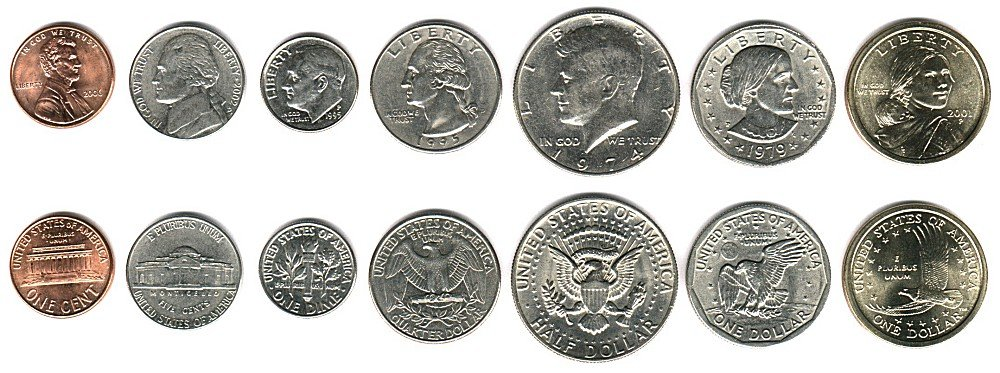
//> input picture experiments/hough-master/tryout/hough_circle/img/United_States_money_coins.jpg, 1000 x 373 px
$ ./main ../../../hough-master/tryout/hough_circle/img/United_States_money_coins.jpg   (built with g++ and OpenCV 4)
//> lines starting //> are read from the running program, lines starting //| are printed output that depends on the picture; after the words box and inside, x2 and y2 are one past the last pixel; in counts of white or black regions, pixels touching at a corner belong together
### experiments/simple experiments/segmentation/stdafx.h
// stdafx.h : include file for standard system include files,
// or project specific include files that are used frequently, but
// are changed infrequently
//
#ifndef STDAFX_H_
#define STDAFX_H_

#include <iostream>
#include <stdio.h>
#include <stdlib.h>
#include <string>
#include <map>
#include <vector>
#include <algorithm>
#include <queue>

using namespace std;
#include <cvaux.h>
#include <highgui.h>

using namespace cv;

typedef vector<string> vecS;
typedef vector<int> vecI;
typedef vector<float> vecF;
typedef vector<double> vecD;
typedef pair<double, int> CostIdx;
typedef pair<float, int> CostfIdx;

#include "Segmentation/segment-image.h"

template<typename T> inline T sqr(T x) { return x * x;}
template<class T> inline T vecDist3(const Vec<T, 3> &v1, const Vec<T, 3> &v2) {return sqrt(sqr(v1[0] - v2[0])+sqr(v1[1] - v2[1])+sqr(v1[2] - v2[2]));}
template<class T> inline T vecSqrDist3(const Vec<T, 3> &v1, const Vec<T, 3> &v2) {return sqr(v1[0] - v2[0])+sqr(v1[1] - v2[1])+sqr(v1[2] - v2[2]);}
template<class T1, class T2> inline void vecDiv (Vec<T1, 3> &v1, const T2 v2) {v1[0] /= v2; v1[1] /= v2; v1[2] /= v2; }
template<class T> inline T pntSqrDist(const Point_<T> &p1, const Point_<T> &p2) {return sqr(p1.x - p2.x) + sqr(p1.y - p2.y);}

#define CV_Assert_(expr, args) \
{\
	if(!(expr)) {\
	string msg = cv::format args; \
	CmLog::LogError("%s in %s:%d\n", msg.c_str(), __FILE__, __LINE__); \
	cv::error(cv::Exception(CV_StsAssert, msg, __FUNCTION__, __FILE__, __LINE__) ); }\
}

#endif

### experiments/simple experiments/segmentation/ObjectSegmentation.h
#ifndef OBJECT_SEGMENTATION_H_
#define OBJECT_SEGMENTATION_H_

#include "stdafx.h"

#define BINARY_THRESHOLD 255 * 0.8
#define MIN_FGD_THRESHOLD 		200
#define MIN_PR_BGD_THRESHOLD 	20

struct ObjectSegmentation {

	static void getSegmentationMask(Mat& image, Mat& mask);
	static Mat GetHC(const Mat &img3f);

	// Region Contrast
	static Mat GetRC(const Mat &img3f);
	static Mat GetRC(const Mat &img3f, double sigmaDist, double segK, int segMinSize, double segSigma);

private:
	static void getBinaryImage(const Mat& saliency, Mat& binary, Point& center, Point& center2, Rect& rect);
	static void GetHC(const Mat &binColor3f, const Mat &weights1f, Mat &colorSaliency);
 	static void SmoothSaliency(const Mat &binColor3f, Mat &sal1d, float delta, const vector<vector<CostfIdx> > &similar);
 	static int Quantize(const Mat& img3f, Mat &idx1i, Mat &_color3f, Mat &_colorNum, double ratio = 0.95);

	struct Region{
		Region() { pixNum = 0;}
		int pixNum;  // Number of pixels
		vector<CostfIdx> freIdx;  // Frequency of each color and its index
		Point2d centroid;
	};
	static void BuildRegions(const Mat& regIdx1i, vector<Region> &regs, const Mat &colorIdx1i, int colorNum);
	static void RegionContrast(const vector<Region> &regs, const Mat &color3fv, Mat& regSal1d, double sigmaDist);
};

#endif

### experiments/simple experiments/image balance/test4/ObjectSegmentation.h
#ifndef OBJECT_SEGMENTATION_H_
#define OBJECT_SEGMENTATION_H_

#include "stdafx.h"


#define BINARY_THRESHOLD 255 * 0.8
#define MIN_FGD_THRESHOLD 		200
#define MIN_PR_BGD_THRESHOLD 	20

struct ObjectSegmentation {

	static void getSegmentationMask(const Mat& image, Mat& mask);
	static Mat GetHC(const Mat &img3f);

	// Region Contrast
	static Mat GetRC(const Mat &img3f);
	static Mat GetRC(const Mat &img3f, double sigmaDist, double segK, int segMinSize, double segSigma);

private:
	static void getBinaryImage(const Mat& saliency, Mat& binary, Point& center, Rect& rect);
	static void GetHC(const Mat &binColor3f, const Mat &weights1f, Mat &colorSaliency);
 	static void SmoothSaliency(const Mat &binColor3f, Mat &sal1d, float delta, const vector<vector<CostfIdx> > &similar);
 	static int Quantize(const Mat& img3f, Mat &idx1i, Mat &_color3f, Mat &_colorNum, double ratio = 0.95);

	struct Region{
		Region() { pixNum = 0;}
		int pixNum;  // Number of pixels
		vector<CostfIdx> freIdx;  // Frequency of each color and its index
		Point2d centroid;
	};
	static void BuildRegions(const Mat& regIdx1i, vector<Region> &regs, const Mat &colorIdx1i, int colorNum);
	static void RegionContrast(const vector<Region> &regs, const Mat &color3fv, Mat& regSal1d, double sigmaDist);
};

#endif

### experiments/simple experiments/image balance/test9/FastSymmetryDetector.h
/**
 Based on algorithm from:
 1. Real Time Object Tracking using Reflectional Symmetry and Motion
 Wai Ho Li and Lindsay Kleeman
 Intelligent Robotics Research Centre Department of Electrical and Computer Systems Engineering Monash University, Clayton, Victoria 3800, Australia
 { Wai.Li, Lindsay.Kleeman } @eng.monash.edu.au

 2. Fast Global Reflectional Symmetry Detection for Robotic Grasping and Visual Tracking
 Wai Ho Li, Alan M. Zhang and Lindsay Kleeman
 Centre for Perceptive and Intelligent Machines in Complex Environments: Intelligent Robotics
 Monash University, Clayton
 Melbourne, Australia
 {Wai.Li, Alan.Zhang, Lindsay.Kleeman}@eng.monash.edu.au

**/

//
//  FastSymmetryDetector.h
//  FSD
//
//  Created by Saburo Okita on 02/05/14.
//  Copyright (c) 2014 Saburo Okita. All rights reserved.
//


#ifndef __FSD__FastSymmetryDetector__
#define __FSD__FastSymmetryDetector__

#include <iostream>
#include <cvaux.h>
#include <highgui.h>
#include <opencv2/opencv.hpp>
#include <tbb/tbb.h>

using namespace std;
using namespace cv;


class FastSymmetryDetector {
public:
    FastSymmetryDetector( const Size image_size, const Size hough_size, const int rot_resolution = 1 );
    void vote( Mat& image, int min_pair_dist, int max_pair_dist  );
    inline void rotateEdges( vector<Point2f>& edges, int theta );

    Mat getAccumulationMatrix( float thresh = 0.0 );

    vector<pair<Point, Point> > getResult( int no_of_peaks, float threshold = -1.0f );
    pair<Point, Point> getLine( float rho, float theta );

private:
    vector<Mat> rotMatrices;
    Mat rotEdges;
    vector<float*> reRows;
    Mat accum;

    Size imageSize;
    Point2f center;
    float diagonal;
    int rhoDivision;
    int rhoMax;
    int thetaMax;
};

#endif /* defined(__FSD__FastSymmetryDetector__) */

### experiments/simple experiments/image balance/test9/FastSymmetryDetector.cpp
//
//  FastSymmetryDetector.cpp
//  FSD
//
//  Created by Saburo Okita on 02/05/14.
//  Copyright (c) 2014 Saburo Okita. All rights reserved.
//

#include "FastSymmetryDetector.h"

#define within( val, bottom, top ) ( val > bottom && val < top )

FastSymmetryDetector::FastSymmetryDetector( const Size image_size, const Size hough_size, const int rot_resolution ) {
    this->imageSize     = image_size;
    this->center        = Point2f( imageSize.width - 1.0, imageSize.height - 1.0 ) * 0.5;
    this->diagonal      = hypotf( imageSize.width, imageSize.height );
    this->rhoDivision   = diagonal;
    this->rhoMax        = hough_size.width;
    this->thetaMax      = hough_size.height;

    // rotMatrices, 180 matrizes de rotação para cada angulo de rho
    rotMatrices.resize( thetaMax, Mat(2, 2, CV_32FC1) );

    float thetaIncDeg = 180.0f / thetaMax;
    float half_theta_max = thetaMax * 0.5f;

    /* Pre calculate rotation matrices from -90 deg to 90 deg (actually to 89 deg) */
    for( int t = 0; t < thetaMax; t++ ){
        double angle = thetaIncDeg * ( t - half_theta_max );
        Mat rotation = getRotationMatrix2D( Point2f(0.0, 0.0), angle, 1.0);

        rotation.convertTo( rotation, CV_32FC1 );

        rotMatrices[t] = Mat( rotation, Rect(0, 0, 2, 2) );
        rotMatrices[t].row(0) *= 0.5;
    }
    accum       = Mat::zeros( thetaMax + 2, rhoMax, CV_32FC1 );
    rotEdges    = Mat::zeros( rhoDivision, diagonal, CV_32FC1 );
    reRows.resize( rhoDivision );
}

/**
 * Rotate each edge for a given theta, and append them into rotated edges matrix
 */
void FastSymmetryDetector::rotateEdges( vector<Point2f>& edges, int theta ) {
    /* Get the cos and sin values from our pre-calculated rotation matrices */
    float r0 = rotMatrices[theta].at<float>(0, 0);
    float r1 = rotMatrices[theta].at<float>(0, 1);
    float r2 = rotMatrices[theta].at<float>(1, 0);
    float r3 = rotMatrices[theta].at<float>(1, 1);

    /* Reset our row pointers to start of each row in rotated edges matrix */
    for( int i = 0; i < rhoDivision; i++ )
        reRows[i] = rotEdges.ptr<float>(i);

    float half_diag = cvRound(diagonal) * 0.5;
    float fourth_rho = rhoMax * 0.25;

    /* Now append the corresponding rho values of the rotated edges ot rotated edges matrix */
    for( Point2f& edge: edges ) {
        int rho = r2 * edge.x + r3 * edge.y + half_diag;
        *(reRows[rho]++) = r0 * edge.x + r1 * edge.y + fourth_rho;
    }
}

/**
 * Create the hough accumulation matrix, and vote for each pair of symmetrical edges
 */
void FastSymmetryDetector::vote( Mat& image, int min_pair_dist, int max_pair_dist ) {
    float min_dist = min_pair_dist * 0.5;
    float max_dist = max_pair_dist * 0.5;

    /* Make sure that we reset the accumulation matrix and rotated edges matrix */
    accum    = Scalar::all(0);
    rotEdges = Scalar::all(0);

    /* Find all the pixels of the edges */
    vector<Point> temp_edges;
    findNonZero( image, temp_edges );

    /* Translate them in relation to center of the image */
    vector<Point2f> edges;
    for( Point point: temp_edges )
        edges.push_back( Point2f( point.x - center.x, point.y - center.y ) );

    /* For each degree of rotation */
    for( int t = 0; t < thetaMax; t++ ) {
        float * accum_ptr = accum.ptr<float>(t);

        /* Rotate edge to that degree */
        rotateEdges( edges, t );

        for( int i = 0; i < rhoDivision; i++ ) {
            float * col_start   = rotEdges.ptr<float>(i);
            float * col_end     = reRows[i];

            /* Ignore edges that have smaller number of pairings */
            if( (col_end - col_start) <= 1 ) {
                continue;
            }

            /* Vote for Hough matrix */
            for( float * x0 = col_start; x0 != col_end - 1; x0++ ) {
                for( float * x1 = x0 + 1; x1 != col_end; x1++ ) {
                    float dist = fabs( *x1 - *x0 );

                    if( !within(dist, min_dist, max_dist) )
                        break;

                    int rho_index = static_cast<int>(*x0 + *x1);
                    accum_ptr[rho_index]++;
                }
            }
        }
    }
}


/**
 * Retrieve the accumulation matrix
 */
Mat FastSymmetryDetector::getAccumulationMatrix( float thresh ) {
    Mat thresholded;
    accum.copyTo( thresholded, accum >= thresh );
    return thresholded.t();
}


/**
 * Find the lines that fit the symmetrical object from the calculated Hough accumulation matrix
 **/
vector<pair<Point, Point> > FastSymmetryDetector::getResult(int no_of_peaks, float threshold ) {
    vector<pair<Point, Point> > result;

    /* Make sure that we have appropriate peaks */
    no_of_peaks = MAX( 0, no_of_peaks );

    /* Pre-set the size of the neighbors */
    int rho_neighbors   = rhoMax / 20.0f,
        theta_neighbors = thetaMax / 20.0f;

    /* Create a mask to avoid searching peaks around the padding, and for everything that's below the specified
     threshold */
    Mat mask( accum.size(), CV_8UC1, Scalar(255) );
    mask.row(0)             = Scalar(0);
    mask.row(mask.rows - 1) = Scalar(0);
    mask = mask & (accum >= threshold);

    Mat temp = accum.clone();


    for( int peak = 0; peak < no_of_peaks; peak++ ) {
        /* Find the peak from the Hough accumulation matrix */
        double max_val;
        Point max_loc;
        minMaxLoc( temp, NULL, &max_val, NULL, &max_loc, mask );

        int rho_index   = max_loc.x;
        int theta_index = max_loc.y;

        if( !within(rho_index, 0, rhoMax - 1))
            break;

        if( !within(theta_index, 0, thetaMax))
            break;

        /* Convert from Hough space back to x-y space */
        result.push_back( getLine(rho_index, theta_index ));

        /* Try to zero out the peak and the neighborhood of the peak, so that */
        /* we can move on to find the second highest peak */
        int r0 = MAX( 0, rho_index - rho_neighbors );
        int r1 = MIN( rhoMax - 1, rho_index + rho_neighbors );
        int t0 = theta_index - theta_neighbors;
        int t1 = theta_index + theta_neighbors;

        if( t0 <= 0 || t1 >= thetaMax + 1 ) {
            /* Handles the edge case that wraps around the matrix */
            Rect neighbor_1, neighbor_2;
            if( t0 <= 0 ) {
                neighbor_1 = Rect( r0, 0, r1 - r0, t1 );
                r1 = rhoDivision - r1;
                neighbor_2 = Rect( r1, t0 + thetaMax - 1, r1 - r0, thetaMax + 1 );
            }

            if( t1 >= thetaMax + 1 ) {
                neighbor_1 = Rect( r0, t0, r1 - r0, thetaMax + 1 );
                neighbor_2 = Rect( r0, 0, r1 - r0, t1 - (thetaMax + 1) );
            }

            rectangle( temp, neighbor_1, Scalar(0), CV_FILLED );
            rectangle( temp, neighbor_2, Scalar(0), CV_FILLED );
        }
        else {
            rectangle( temp, Rect(r0, t0, r1 - r0, t1 - t0), Scalar(0), CV_FILLED );
        }
    }


    return result;
}


/**
 * Return a pair of points that describe the line based on the given
 * rho and theta in the Hough space
 */
pair<Point, Point> FastSymmetryDetector::getLine( float rho_index, float theta_index ) {
    float half_rho_max   = rhoMax * 0.5f;
    float half_theta_max = thetaMax * 0.5f;

    float rho   = (rho_index - half_rho_max + 0.5f) * (diagonal / (rhoMax - 1.0f));
    float theta = (theta_index - half_theta_max - 1.0f) * (M_PI / thetaMax);

    float cos_theta = cosf( theta );
    float sin_theta = sinf( theta );

    float x_r = center.x + rho * cos_theta;
    float y_r = center.y + rho * sin_theta;

    vector<float> d(4, std::numeric_limits<float>::max());
    if( sin_theta != 0.0 ) {
        d[0] = x_r / sin_theta;
        d[1] = (x_r - imageSize.width + 1) / sin_theta;
    }
    if( cos_theta != 0.0 ) {
        d[2] = -y_r / cos_theta;
        d[3] = (imageSize.height - 1 - y_r) / cos_theta;
    }

    float min_d = std::numeric_limits<float>::max();
    for( float val : d ) {
        if (val > 0)
            min_d = MIN( min_d, val );
    }

    Point p0( -min_d * sin_theta + x_r, min_d * cos_theta + y_r );

    d.assign(4, std::numeric_limits<float>::max());
    if( sin_theta != 0.0 ) {
        d[0] = -x_r / sin_theta;
        d[1] = (imageSize.width - x_r - 1) / sin_theta;
    }
    if( cos_theta != 0.0 ) {
        d[2] = y_r / cos_theta;
        d[3] = (1 + y_r - imageSize.height) / cos_theta;
    }
    min_d = std::numeric_limits<float>::max();
    for( float val : d ) {
        if (val > 0)
            min_d = MIN( min_d, val );
    }

    Point p1( min_d * sin_theta + x_r, -min_d * cos_theta + y_r );

    return pair<Point, Point> { p0, p1, };
}

### experiments/simple experiments/image balance/test9/main.cpp
//
//  main.cpp
//  FSD
//
//  Created by Saburo Okita on 02/05/14.
//  Copyright (c) 2014 Saburo Okita. All rights reserved.
//

#include <opencv/cv.h>
#include <opencv/highgui.h>
#include <iostream>

#include <tbb/tbb.h>
#include "FastSymmetryDetector.h"

#include "ObjectSegmentation.h"


using namespace std;
using namespace cv;

string filename = "/home/helder/flickr/symmetry/14392340540.jpg";

static Point accumIndex(-1, -1);
static void onMouse( int event, int x, int y, int, void * data );

int clusterCount = 2;

vector<Point> centers;
map<int,int> countClusters(Mat& image, Mat& mask);
void getBinaryImage(const Mat& saliency, Mat& binary, Point& center, Rect& rect);
void getSegmentationMask(const Mat& image, Mat& mask);
int getCenterMass(const Mat& img);
vector<int> divideRegions(Mat& image);
void putTextCount(int x, int y, Mat& img, int val);
void sideWeight(Mat& image, Mat& canny, pair<Point, Point> symmetryLine);
void getDivisoryMask(const Mat& image, pair<Point,Point> symmetryLine, Mat& leftMask, Mat& rightMask, int& leftCount, int& rightCount);
void countNonZeros(const Mat& canny, const Mat& mask);
vector<Point> generateClusters(Mat& image, Mat& clustered);

void testImage();
void testVideo();

int main(int argc, const char * argv[]) {
    filename = argv[1];
    testImage();
//    testVideo();

    return 0;
}

/**
 * Test using the scene captured from the webcam video
 */
// [78 lines left out: function testVideo, not called in this run]


/*
 * Test on given image
 */
void testImage() {
    namedWindow("");
    moveWindow("", 0, 0);

    Mat frame = imread( filename.c_str(), 1);
//> frame is the input picture: 373 rows x 1000 cols, CV_8UC3; mean B, G, R 180.5, 186.2, 188.1
    /* Determine the shape of Hough accumulationmatrix */
    float rho_divs   = hypotf( frame.rows, frame.cols ) + 1;
    float theta_divs = 180.0;

    FastSymmetryDetector detector( frame.size(), Size(rho_divs, theta_divs), 1 );


    Rect region( 0, frame.rows, theta_divs * 2.0, rho_divs * 0.5 );
    setMouseCallback( "", onMouse, static_cast<void*>( &region ) );
    Mat temp, edge;

    /* Adjustable parameters, depending on the scene condition */
    int canny_thresh_1 = 30;
    int canny_thresh_2 = 90;
    int min_pair_dist  = 25;
    int max_pair_dist  = 500;
    int no_of_peaks    = 3;

    createTrackbar( "canny_thresh_1", "", &canny_thresh_1, 500 );
    createTrackbar( "canny_thresh_2", "", &canny_thresh_2, 500 );
    createTrackbar( "min_pair_dist", "", &min_pair_dist, 500 );
    createTrackbar( "max_pair_dist", "", &max_pair_dist, 500 );
    createTrackbar( "no_of_peaks", "", &no_of_peaks, 10 );

    while( true ) {
        temp = frame.clone();

        /* Find the edges */
        cvtColor( temp, edge, CV_BGR2GRAY );
        Canny( edge, edge, canny_thresh_1, canny_thresh_2 );
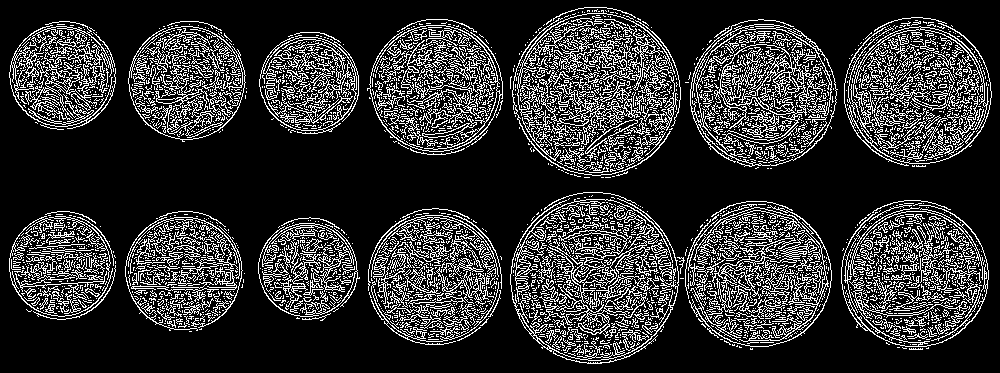
//> edge: 373 rows x 1000 cols, CV_8UC1; 19.5% white in thin lines or dots

        /* Vote for the accumulation matrix */
        detector.vote( edge, min_pair_dist, max_pair_dist );
//> in vote, `findNonZero( image, temp_edges );`: temp_edges = 72728 items
//> the loop in vote, `for( Point point: temp_edges )` made 72728 passes
//> point on passes 1 to 3: Point(584, 7), Point(585, 7), Point(586, 7)
//> after the loop in vote, `for( int t = 0; t < thetaMax; t++ )`:
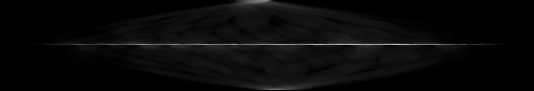
//> accum: 182 rows x 1068 cols, CV_32FC1 (shown at 1/2 size); min 0, max 1222, mean 45; drawn with min black and max white

        /* Draw the symmetrical line */
        vector<pair<Point, Point> > result = detector.getResult( no_of_peaks );
//> in getResult, `mask = mask & (accum >= threshold);`:
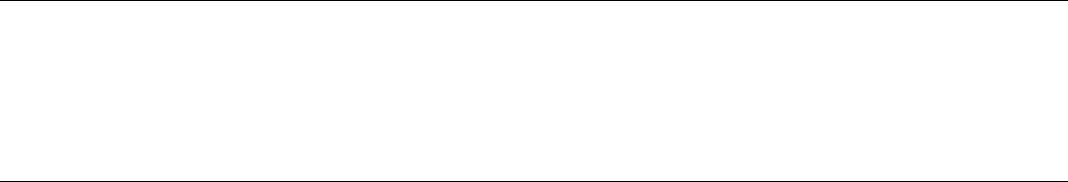
//> mask: 182 rows x 1068 cols, CV_8UC1; 98.9% white; black in thin lines or dots
//> the loop in getResult, `for( int peak = 0; peak < no_of_peaks; peak++ )` made 3 passes
//> (max_val, max_loc, rho_index, rho in getLine, x_r in getLine, y_r in getLine, p0 in getLine, p1 in getLine) on passes 1 to 3: (1222, Point(786, 88), 786, 252.6, 751.7, 172.8, Point(762, 372), Point(742, 0)), (1199, Point(708, 88), 708, 174.5, 673.8, 176.9, Point(684, 372), Point(664, 0)), (1106, Point(634, 88), 634, 100.5, 599.9, 180.7, Point(609, 372), Point(590, 0))
//> after the loop in getResult, `for( int peak = 0; peak < no_of_peaks; peak++ )`:
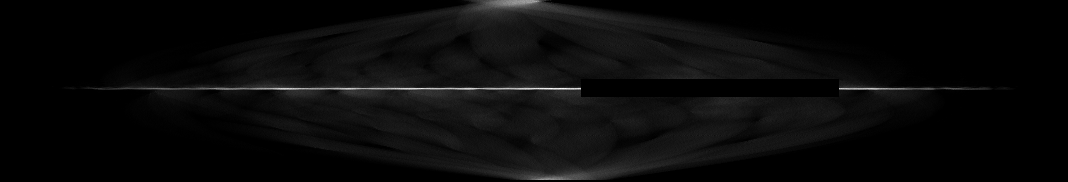
//> temp: 182 rows x 1068 cols, CV_32FC1; 2.39% of pixels changed, all inside (x1, y1, x2, y2) = (581, 79, 839, 97); drawn with min black and max white
//> result = 3 items
        Point mean1, mean2;
        int i = 0;
        for( auto point_pair: result ) {
            if (i == 0) {
                line(temp, point_pair.first, point_pair.second, Scalar(255, 0, 0), 3);
                i++;
            } else {
                line(temp, point_pair.first, point_pair.second, Scalar(0, 0, 255), 3);
            }
            mean1.x += point_pair.first.x;
            mean1.y += point_pair.first.y;
            mean2.x += point_pair.second.x;
            mean2.y += point_pair.second.y;
        }
//> this loop made 3 passes
//> i on pass 1: 1
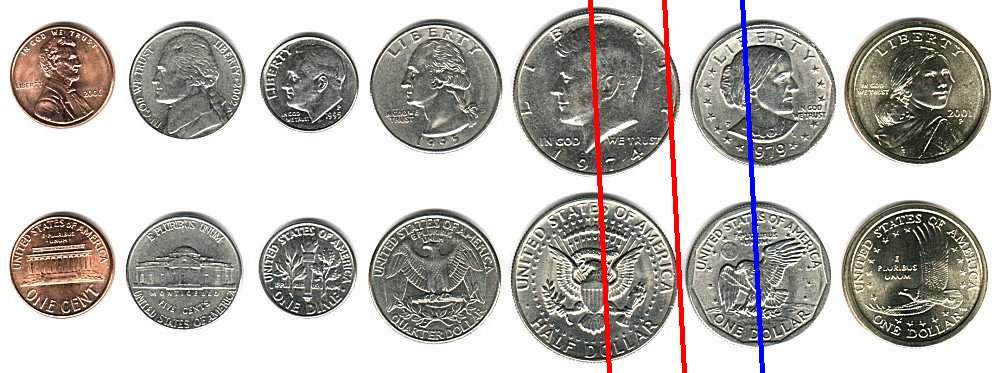
//> temp: 373 rows x 1000 cols, CV_8UC3; 1.5% of pixels changed, all inside (x1, y1, x2, y2) = (588, 0, 765, 373)
//> after the loop, i = 1
        mean1.x /= no_of_peaks;
//> mean1 = Point(685, 1116)
        mean1.y /= no_of_peaks;
//> mean1 = Point(685, 372)
        mean2.x /= no_of_peaks;
//> mean2 = Point(665, 0)
        mean2.y /= no_of_peaks;
        line(temp, mean1, mean2, Scalar(0, 255, 255), 3);
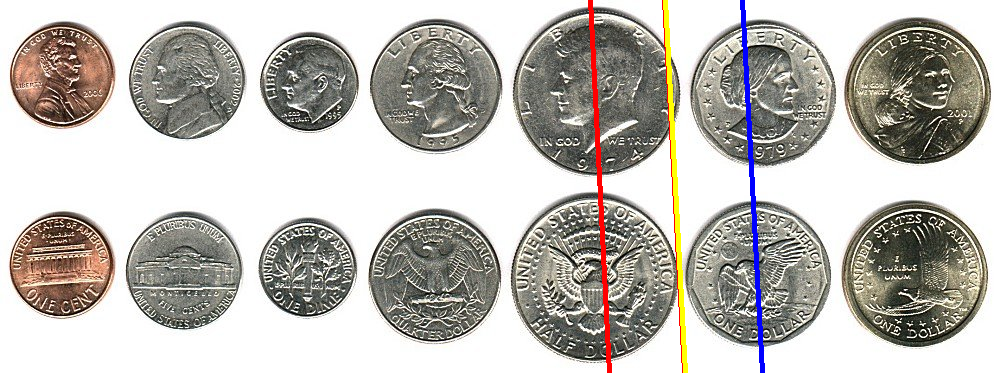
//> temp: 373 rows x 1000 cols, CV_8UC3; 0.5% of pixels changed, all inside (x1, y1, x2, y2) = (663, 0, 688, 373)
        /* Visualize the Hough accum matrix */
        Mat accum = detector.getAccumulationMatrix();
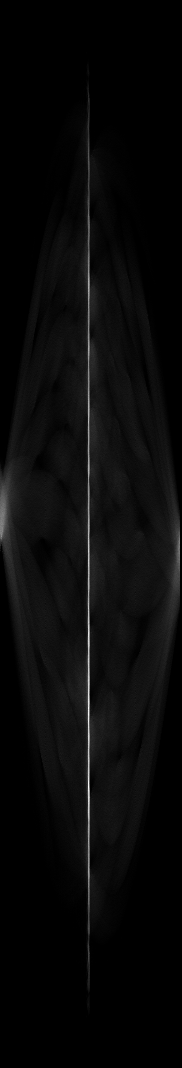
//> accum: 1068 rows x 182 cols, CV_32FC1; min 0, max 1222, mean 45; drawn with min black and max white
        accum.convertTo( accum, CV_8UC3 );
//> accum: 1068 rows x 182 cols, CV_8UC1
        applyColorMap( accum, accum, COLORMAP_JET );
//> accum: 1068 rows x 182 cols, CV_8UC3
//> (the rest of the program and of its run is left out)
